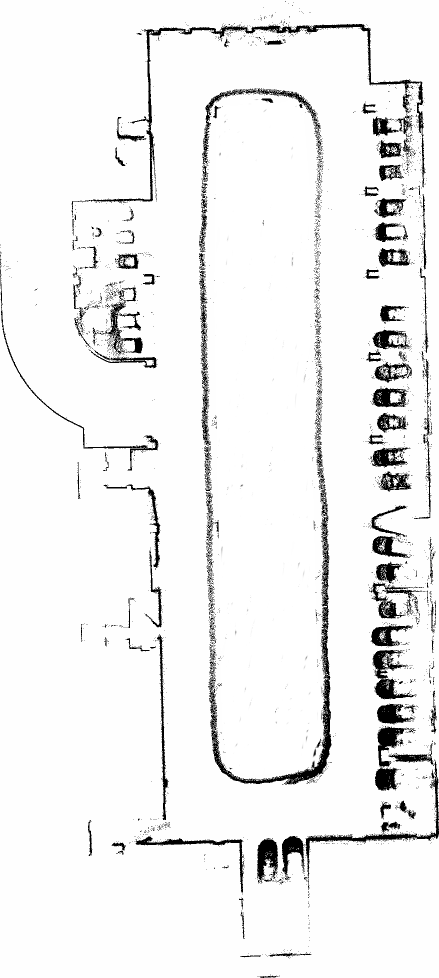
#> input picture map3--1.pgm, 878 x 1956 px (shown at 1/2 size)
$ python learning2.py
#> lines starting #> are read from the running program, lines starting #| are printed output that depends on the picture; after the words box and inside, x2 and y2 are one past the last pixel; in counts of white or black regions, pixels touching at a corner belong together
import numpy as np
from collections import deque
from PIL import Image
import cv2


def mark_reachable_points(grid, start):
    rows, cols = grid.shape
    new_grid = np.zeros_like(grid)
    directions = [(0, 1), (1, 0), (0, -1), (-1, 0)]  # 4 possible directions (right, down, left, up)
    queue = deque([start])
    visited = set()
    visited.add(start)

    while queue:
        r, c = queue.popleft()
        new_grid[r, c] = 254  # Mark the cell as reachable

        for dr, dc in directions:
            nr, nc = r + dr, c + dc
            can_reach = True
            # [10 lines of commented-out code are left out]

            if 0 <= nr < rows and 0 <= nc < cols and grid[nr, nc] == 254 and (
            nr, nc) not in visited and can_reach != False:
                queue.append((nr, nc))
                visited.add((nr, nc))

    return new_grid


map_img = Image.open('map3--1.pgm')
#> map_img is the input picture: PIL image 878x1956 L; min 0, max 255, mean 239.7
# 图像处理操作
map_img = np.array(map_img)
map_img = np.rot90(map_img, 3)
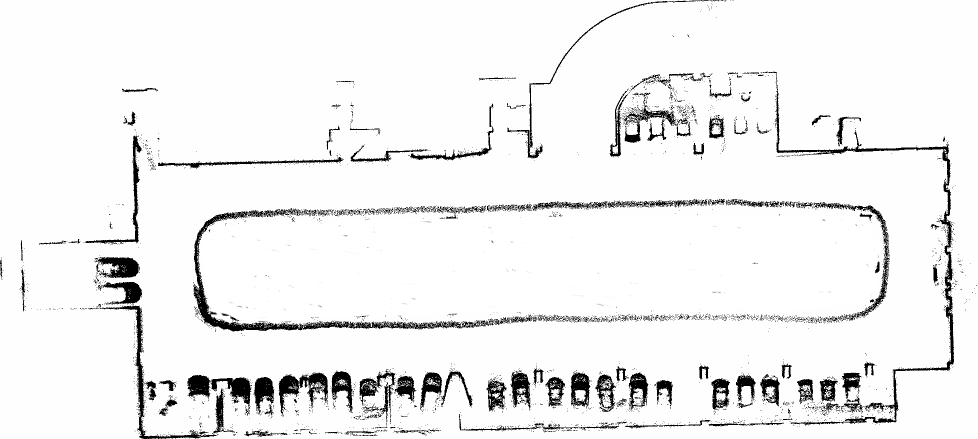
#> map_img: shape (878, 1956) (shown at 1/2 size); min 0, max 255, mean 239.7
# kernel = np.ones((1, 2), np.uint8)
kernel_2 = np.ones((19, 19), np.uint8)
_, map_img = cv2.threshold(map_img, 127, 255, cv2.THRESH_BINARY)
#> map_img: shape (878, 1956); 94.3% white; 3471 black regions (3291 under 20 px), largest, box (x1, y1, x2, y2) and area: (386, 416, 1064, 663) 9848, (1525, 143, 1908, 852) 7832, (203, 611, 437, 878) 3769
map_img = cv2.erode(map_img, kernel_2, 1)
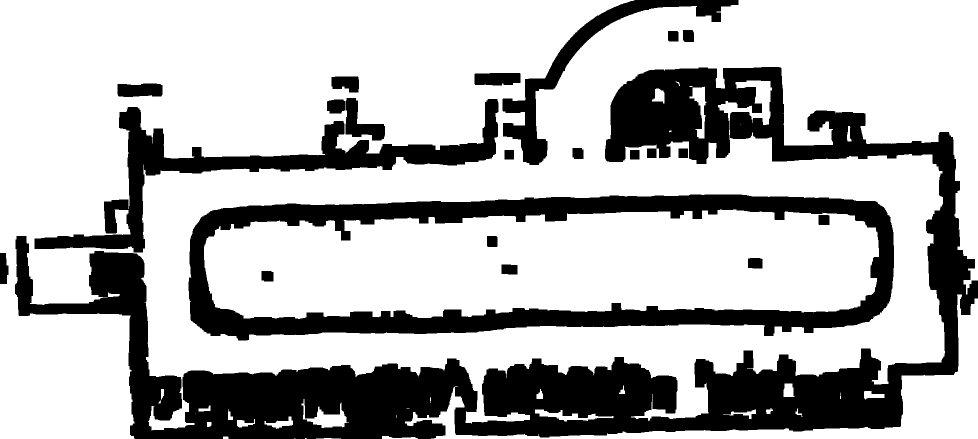
#> map_img: shape (878, 1956) (shown at 1/2 size); 71.6% white; 21 black regions, largest, box (x1, y1, x2, y2) and area: (30, 134, 1956, 878) 294770, (377, 389, 1788, 681) 111990, (69, 198, 997, 505) 45816
map_img = map_img[int(map_img.shape[0] / 5):, :]  # 图片裁剪
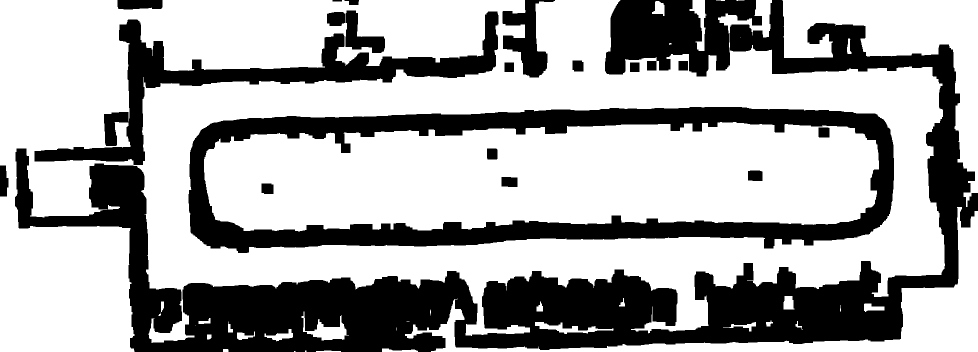
#> map_img: shape (703, 1956) (shown at 1/2 size); 66.5% white; 20 black regions, largest, box (x1, y1, x2, y2) and area: (30, 0, 1956, 703) 253765, (377, 214, 1788, 506) 111990, (69, 23, 997, 330) 45816
cv2.imshow("image_dst", map_img)
cv2.waitKey(0)


map_img = np.where(map_img == 255, 254, map_img)
start = (377,1500)  # Starting point (row, col)
new_grid = mark_reachable_points(map_img, start)
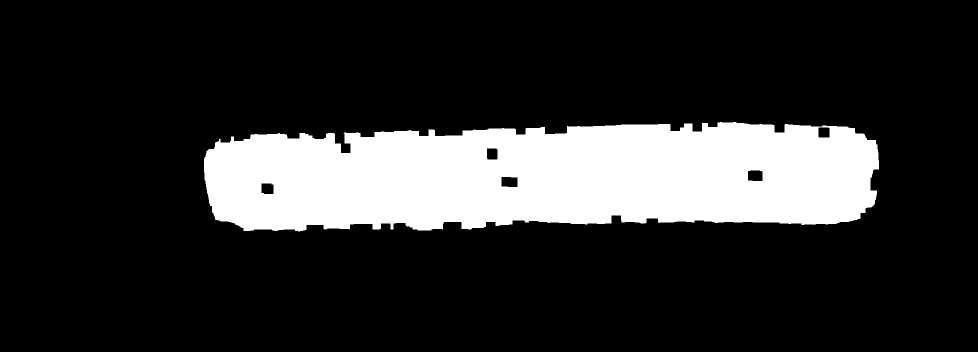
#> new_grid: shape (703, 1956) (shown at 1/2 size); values 0 (black) and 254 (white), 17.9% white; 1 white region, box (x1, y1, x2, y2) and area: (408, 244, 1758, 463) 246226
cv2.imshow("image_dst", new_grid)
cv2.waitKey(0)

print(new_grid)
#> (printed output is left out)
